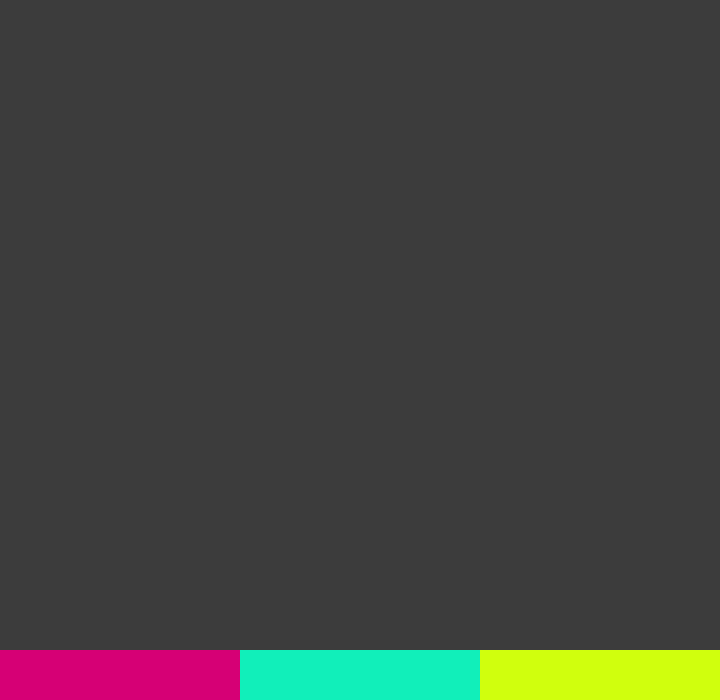
Frame 1 (no input)
Frame 60 (the mouse pressed at the canvas centre just before this capture): identical to frame 1, image omitted
Frame 120 (the mouse held since frame 60 and released just before this capture): identical to frame 1, image omitted

The Processing sketch that drew this single still picture (run headless with seeded random() and noise(); from frame 60 on, the mouse is pressed at the canvas centre):

// Processing sketch: processing_25603
// ── processing_25603.pde

boolean boton1 = false;
boolean boton2 = false; 
boolean boton3 = false; 

//boton1

int x1=0;
int y1=650;
int q1=240;
int w1=50; 

//boton 2


int x2= 240;
int y2=650;
int q2=240;
int w2=50;  

//boton 3 

int x3=480;
int y3=650;
int q3=240;
int w3=50;






void setup(){
  size(720,700);
  background(60);
  smooth();
}







//set the function for right click
void mousePressed(){
  
  if (mouseButton==RIGHT){
  
    if (mouseX > x1 && mouseX < x1+ q1 && mouseY > y1){
      boton1=!boton1;
      boton2=false;
      boton3=false;
    }
  
  
    if (mouseX > x2 && mouseX < x2+ q2 && mouseY > y2){
      boton2=!boton2;
      boton1=false;
      boton3=false;
    }
    
    
      if (mouseX > x3 && mouseX < x3+ q3 && mouseY > y3){
      boton3=!boton3;
      boton2=false;
      boton1=false;
    }
    
  }
  
}
  void draw(){
    
    //white brush
    
    stroke(255);
    fill(255,20);
   
    if(mousePressed&&mouseButton == LEFT) {
      rect(pmouseX,pmouseY,50,50);
    } 
    
    
    
    
    
    //give a function to the buttons
    if(boton1){
      fill(214,0,117);
       if(mousePressed&&mouseButton == LEFT){
      rect(pmouseX,pmouseY,50,50);
    } 
    }
    
       if(boton2){
      fill(17,239,186);
       if(mousePressed&&mouseButton == LEFT){
      rect(pmouseX,pmouseY,50,50);
    } 
       }
      
         if(boton3){
      fill(208,255,13);
       if(mousePressed&&mouseButton == LEFT){
      rect(pmouseX,pmouseY,50,50);
    } 
        } 
      
      
      
      noStroke();
      //draw buttons
      
      fill(214,0,117);
      rect(x1,y1,q1,w1);
      
      
       fill(17,239,186);;
      rect(x2,y2,q2,w2);
      
      
       fill(208,255,13);
      rect(x3,y3,q3,w3);
      
         }
         
         
         
         
         void keyPressed(){
           if(key == 'e'){
             fill(60);
             rect(0,0,width,height);
           }
      
         }
      
